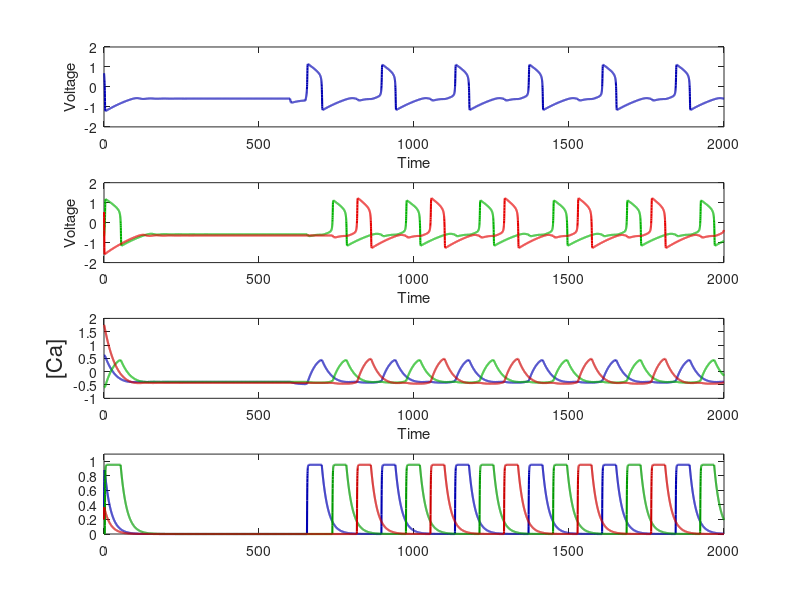
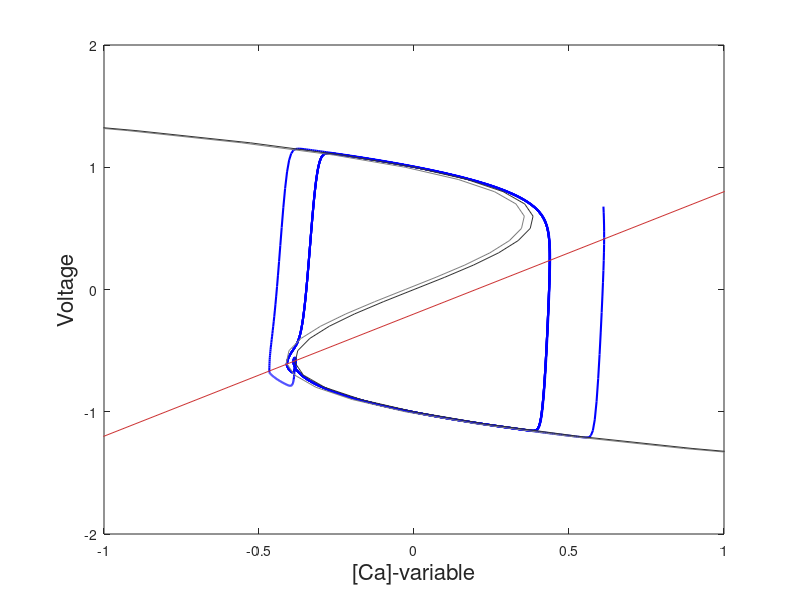

Here is the MATLAB script that generated these plots, in order:

clear all 
tic
tmax=2000; % max time in seconds
step=0.2;       % time step in msec

%-----Cellular parameters ---------------
eps=0.02;
Vshift=-0.2;
alpha=1;
beta=0.01;


% Constant stimuli if any
gsyn12=0.02;
gsyn23=0.02;
gsyn31=0.02;

Erev=-2;

Iext=-0.1;
t1=600; % this time is in msec
t2=650; % this time is in msec
 

time=zeros(tmax/step,1);vv1=time;vv2=time; vv3=time;Caa1=time;Caa2=time; Caa3=time;
ss1=time;ss2=time; ss3=time;

V1= 2; V2= -2; V3= 2; Ca1=.61; Ca2=-0.6;  Ca3=1.6; s1=0; s2=0; s3=0;

tt=0;
i=0;
while (tt < tmax)
%pulse
 if tt>t1 && tt<t2
 Iapp=Iext;
 else
      Iapp=0.;
 end
    
V1 =V1 +step*( V1-V1.^3 - Ca1 + Iapp -gsyn31*s3*(V1-Erev));
V2 =V2 +step*( V2-V2.^3 - Ca2        -gsyn12*s1*(V2-Erev));
V3 =V3 +step*( V3-V3.^3 - Ca3        -gsyn23*s2*(V3-Erev));
Ca1=Ca1+step*(eps*(V1-Vshift-Ca1 ));
Ca2=Ca2+step*(eps*(V2-Vshift-Ca2));
Ca3=Ca3+step*(eps*(V3-Vshift-Ca3));
s1=s1  +step*(alpha*(1-s1)/(1+exp(-50*(V1))))-beta*s1;
s2=s2  +step*(alpha*(1-s2)/(1+exp(-50*(V2))))-beta*s2;
s3=s3  +step*(alpha*(1-s3)/(1+exp(-50*(V3))))-beta*s3;
tt=tt+step;
i=i+1;
time(i)=tt;
vv1(i)=V1;
vv2(i)=V2;
vv3(i)=V3;
Caa1(i)=Ca1;
Caa2(i)=Ca2;
Caa3(i)=Ca3;

ss1(i)=s1;
ss2(i)=s2;
ss3(i)=s3;

end  
 
toc     
figure(1)
clf
subplot(4,1,1)
plot(time,vv1,'Color',[0 0  .7],'LineWidth',1.5)
hold on
xlim([0 tmax]) 
ylim([-2 2])
xlabel('Time'),ylabel('Voltage')
 
subplot(4,1,2)
plot(time,vv2,'Color',[0 .7 0],'LineWidth',1.5)
hold on
plot(time,vv3*1.1,'Color',[.9 .0 0],'LineWidth',1.5)
hold on
xlabel('Time'),ylabel('Voltage')
xlim([0 tmax]) 
ylim([-2 2])
xlabel('Time'),ylabel('Voltage')
xlim([0 tmax]) 
ylim([-2 2])

subplot(4,1,3)
plot(time,Caa1,'Color',[0 0  .7],'LineWidth',1.5)
hold on
plot(time,Caa2,'Color',[0 .7  0],'LineWidth',1.5)
hold on
plot(time,Caa3*1.1,'Color',[0.8 .0  0],'LineWidth',1.5)
hold on
%ylim([0.5 1.05])
xlim([0 tmax])
xlabel('Time'),ylabel('[Ca]','Fontsize', 16)
 

 
subplot(4,1,4)
   plot(time,ss1,'Color',[0.0 0.0 0.7],'LineWidth',1.5)
   hold on
   plot(time,ss2,'Color',[0.0 0.6 0.0],'LineWidth',1.5)
   hold on
   plot(time,ss3,'Color',[0.8 0.0 0.0],'LineWidth',1.5)
   hold on
   ylim([0 1.1])
   xlim([0 tmax])
%   

figure(2)
clf
plot(Caa1,vv1,'Color',[0 0  1],'LineWidth',1.5)
hold on
  
V = [-2:0.1:2];
VN =V - V.^3 + -gsyn12*(V1-Erev);   % V-nullcline
plot (VN,V,'Color',[0.5 0.5 0.5])
hold on
VN = V - V.^3 + 0*Iext;   % V-nullcline
plot (VN,V,'Color',[0.2 0.2 0.2])
hold on
CaN=(V-Vshift); % Ca-nullcline
plot (CaN,V,'Color',[0.8 0.2 0.2])
hold on 
xlim([-1 1]) 
ylim([-2 2])
 xlabel('[Ca]-variable','Fontsize', 16),ylabel('Voltage','Fontsize', 16)